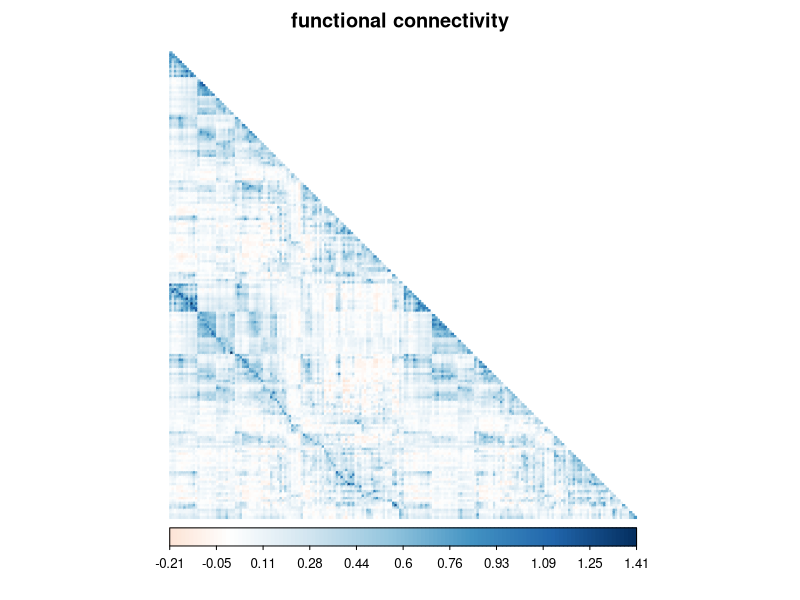
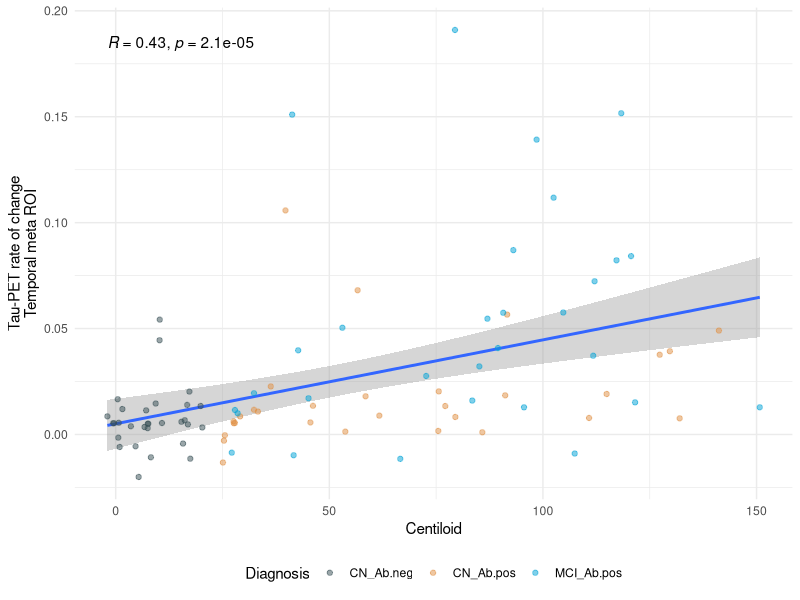
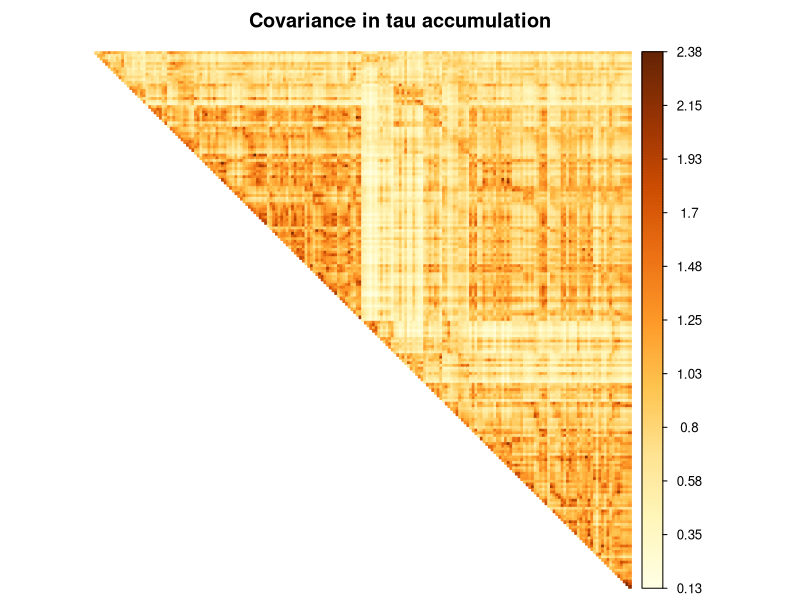
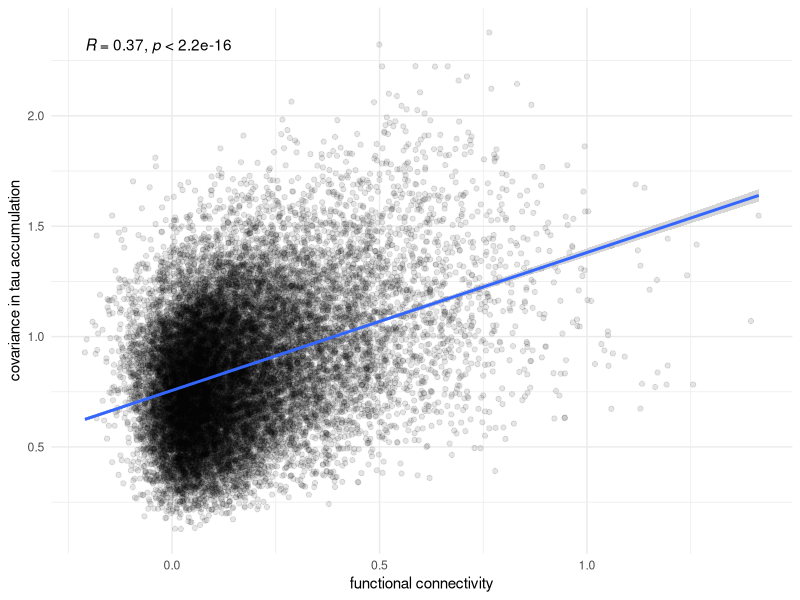
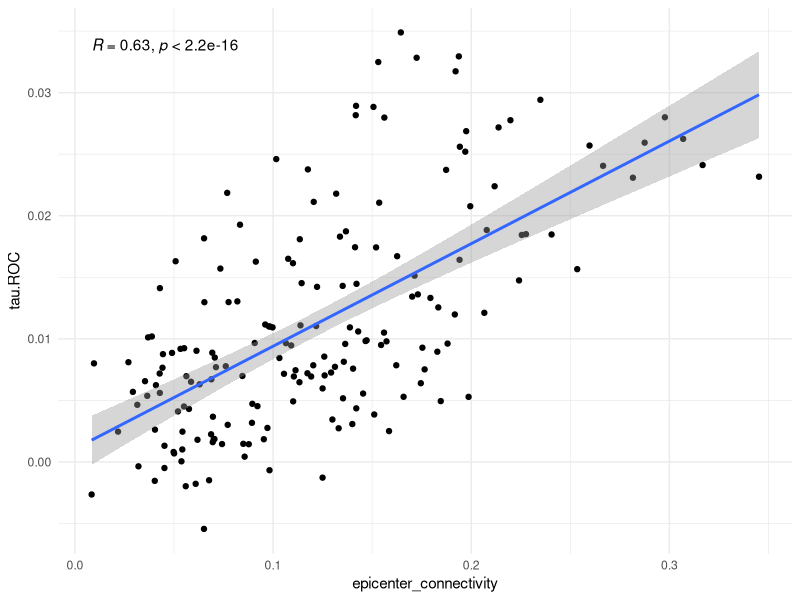
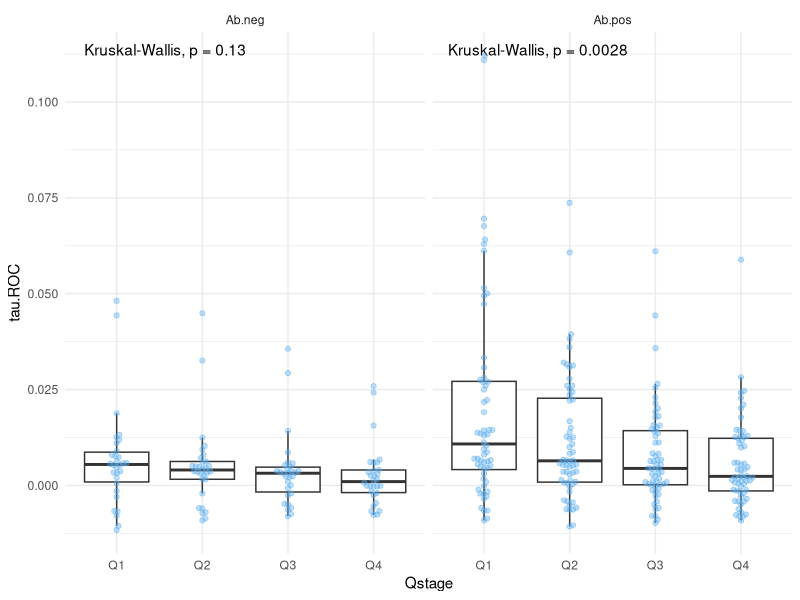

Write R code to recreate these figures, in order.
## ---- chunk 1
library(plyr)
library(dplyr)
library(lme4)
library(lmerTest)
library(tibble)
library(psych)
library(corrplot)
library(ggplot2)
library(ggpubr)
library(ggsci)
library(ggbeeswarm)

## ---- chunk 2
ADNI <- read.csv("ADNI_ADWB_selection.csv")
## ---- chunk 3
connectivity = as.matrix(read.csv("Schaefer2018_200Parcels_17Networks_CN_AbTauNeg_Siemens.csv") %>% 
  select(paste0("V", 1:200)))
# set diagonal to NA
diag(connectivity) = NA

# eliminate upper triangle
lower_triangle = lower.tri(connectivity)
connectivity_lower_ti = connectivity
connectivity_lower_ti[lower_triangle] = NA

# plot connectivity
print(
  corrplot(
  connectivity,
  method = "color", is.corr = F, tl.pos = "n", diag = F,
  title = "functional connectivity", mar=c(0,0,2,0),
  type = "lower"
))

## ---- chunk 4

ROIs = c("MMSE", "centiloid", "tau.SUVR.DK.temporal_meta", paste0("tau.SUVR.Schaefer200.ROI.idx.", 1:200))

for (i in 1:length(ROIs)){
  # run lmer
  current.eq = paste0(ROIs[i], " ~ tau_fup_yrs + (1 + tau_fup_yrs | ID)")
  tmp.lmer = 
    lmer(data = ADNI, formula = current.eq)
  
  # Extract the change rate coefficients per subject
  coefficients_ID <- coef(tmp.lmer)$ID
  
  # Add ID as a column and rename tau_fup_yrs
  coefficients_ID <- coefficients_ID %>%
    rownames_to_column(var = "ID") %>%
    select(ID, tau_fup_yrs) %>%
    rename(!!paste0(ROIs[i], ".ROC") := tau_fup_yrs)
  
  # merge data frames
  if (i == 1) {
    ADNI.ROC = ADNI %>% 
      filter(tau_fup_yrs == 0) %>% 
      left_join(coefficients_ID, by = "ID")}
  
  if (i > 1) {
    ADNI.ROC = ADNI.ROC %>% 
      left_join(coefficients_ID, by = "ID")}
  
}

## ---- chunk 5

sanity.plot = 
  ADNI.ROC %>% 
  ggplot(
    aes(
      x = centiloid,
      y = tau.SUVR.DK.temporal_meta.ROC
    )
  ) + 
  geom_smooth(method = "lm") + 
  geom_point(alpha = 0.5, aes(colour = DX_AB)) + 
  stat_cor() + 
  theme_minimal() + 
  scale_color_jama() + 
  xlab("Centiloid") + 
  ylab("Tau-PET rate of change\nTemporal meta ROI") + 
  labs(colour = "Diagnosis") + 
  theme(legend.position = "bottom")
print(sanity.plot)

## ---- chunk 6
# extract tau rates of change
tau.ROC = ADNI.ROC %>% 
  filter(amyloid_status == "Ab.pos") %>% 
  select(paste0("tau.SUVR.Schaefer200.ROI.idx.", 1:200, ".ROC"))

# determine covariance in tau accumulation
tau.covariance = fisherz(cor(tau.ROC))
diag(tau.covariance) = NA
print(
  corrplot(
  tau.covariance,
  method = "color",
  is.corr = F,
  tl.pos = "n",
  diag = F,
  title = "Covariance in tau accumulation", mar=c(0,0,2,0),
  type = "upper"
))


## ---- chunk 7
tmp.plot = 
  data.frame(
    tau.covariance = as.numeric(tau.covariance), 
    connectivity = as.numeric(connectivity_lower_ti)) %>% 
  filter(!is.na(connectivity)) %>% 
  ggplot(
    aes(
      x = connectivity,
      y = tau.covariance
    )
  ) + 
  geom_point(alpha = 0.1) + geom_smooth(method = "lm") + 
  theme_minimal() + stat_cor() + 
  xlab("functional connectivity") + 
  ylab("covariance in tau accumulation")

print(tmp.plot)

## ---- chunk 8
# determine percentage of regions defined as epicenters
epicenter_prct = 0.05

# create group-average tau-PET data
epicenter_BL = list()

epicenter_BL$tau.BL.average =
  colMeans(
    ADNI.ROC %>%
      filter(amyloid_status == "Ab.pos") %>%
      select(paste0("tau.SUVR.Schaefer200.ROI.idx.", 1:200)))

epicenter_BL$tau.ROC.average =
  colMeans(
    ADNI.ROC %>%
      filter(amyloid_status == "Ab.pos") %>%
      select(paste0("tau.SUVR.Schaefer200.ROI.idx.", 1:200, ".ROC")))

epicenter_BL$epicenter_idx = which(ntile(epicenter_BL$tau.BL.average, I(200*epicenter_prct)) == I(200*epicenter_prct))
epicenter_BL$epicenter_bin = as.numeric(ntile(epicenter_BL$tau.BL.average, I(200*epicenter_prct)) == I(200*epicenter_prct))
epicenter_BL$epicenter_connectivity = colMeans(connectivity[epicenter_BL$epicenter_idx, ], na.rm = T)


tmp.plot.epicenter =
  data.frame(
    tau.ROC = epicenter_BL$tau.ROC.average,
    epicenter_connectivity = epicenter_BL$epicenter_connectivity,
    epicenters = epicenter_BL$epicenter_bin
  ) %>% 
  filter(epicenters == 0) %>% 
  ggplot(
    aes(
      x = epicenter_connectivity,
      y = tau.ROC
    )
  ) + 
  geom_point() +  geom_smooth(method = "lm") + 
  theme_minimal() + stat_cor()
  
print(tmp.plot.epicenter)

## ---- chunk 9
# define Qstage function
Qstage <- function(tau.BL, tau.ROC, connectivity, epicenter.prct, distance){
  diag(connectivity) = NA
  
  # determine epicenter ntile
  epicenter.ntile = 1/epicenter.prct
  epicenter = which(ntile(tau.BL, epicenter.ntile) == epicenter.ntile)
  epicenter.tau = mean(tau.BL[epicenter])
  
  # determine epicenter connectivity
  epicenter.connectivity = as.numeric(colMeans(connectivity[epicenter, ], na.rm = T))
  epicenter.connectivity[epicenter] = NA
  
  if(distance == TRUE){Qstage = paste0("Q", ntile(epicenter.connectivity, 4))}
  if(distance == FALSE){Qstage = paste0("Q", ntile(-epicenter.connectivity, 4))}
  
  Qstage[Qstage == "QNA"] <-  "epicenter"
  
  # summarize Q ROIs
  tmp.summary = data.frame(tau.ROC, tau.BL, Qstage) %>%
    group_by(Qstage) %>% summarize(tau.ROC = mean(tau.ROC), tau.BL = mean(tau.BL))
  return(tmp.summary)
}


# determine Qstage tau ROC
q.stage.results = data.frame(ID = ADNI.ROC$ID, Q1.ROC = NA, Q2.ROC = NA, Q3.ROC = NA, Q4.ROC = NA)

for (i in 1:nrow(ADNI.ROC)){
  current.tau.BL = as.numeric(ADNI.ROC[i,paste0("tau.SUVR.Schaefer200.ROI.idx.", 1:200)])
  current.tau.ROC = as.numeric(ADNI.ROC[i,paste0("tau.SUVR.Schaefer200.ROI.idx.", 1:200, ".ROC")])

  current.Qstage = 
    Qstage(
      tau.BL = current.tau.BL, tau.ROC = current.tau.ROC,
      connectivity = connectivity, distance = F, epicenter.prct = epicenter_prct
    )
  
 current.Qstage$ID = ADNI.ROC$ID[i]
 current.Qstage$DX_AB = ADNI.ROC$DX_AB[i]
 current.Qstage$amyloid_status = ADNI.ROC$amyloid_status[i]

 if(i == 1){Qstage.long_format = current.Qstage}
 if(i > 1){Qstage.long_format = rbind(Qstage.long_format, current.Qstage)}
}

Qstage.plot = Qstage.long_format %>%  filter(Qstage != "epicenter") %>% 
  ggplot( aes( x = Qstage, y = tau.ROC)) + 
  geom_boxplot(outlier.shape = NA) + theme_minimal() + 
  stat_compare_means() + geom_beeswarm(alpha = 0.4, colour = "steelblue2") + 
  facet_wrap(~amyloid_status)
print(Qstage.plot)
